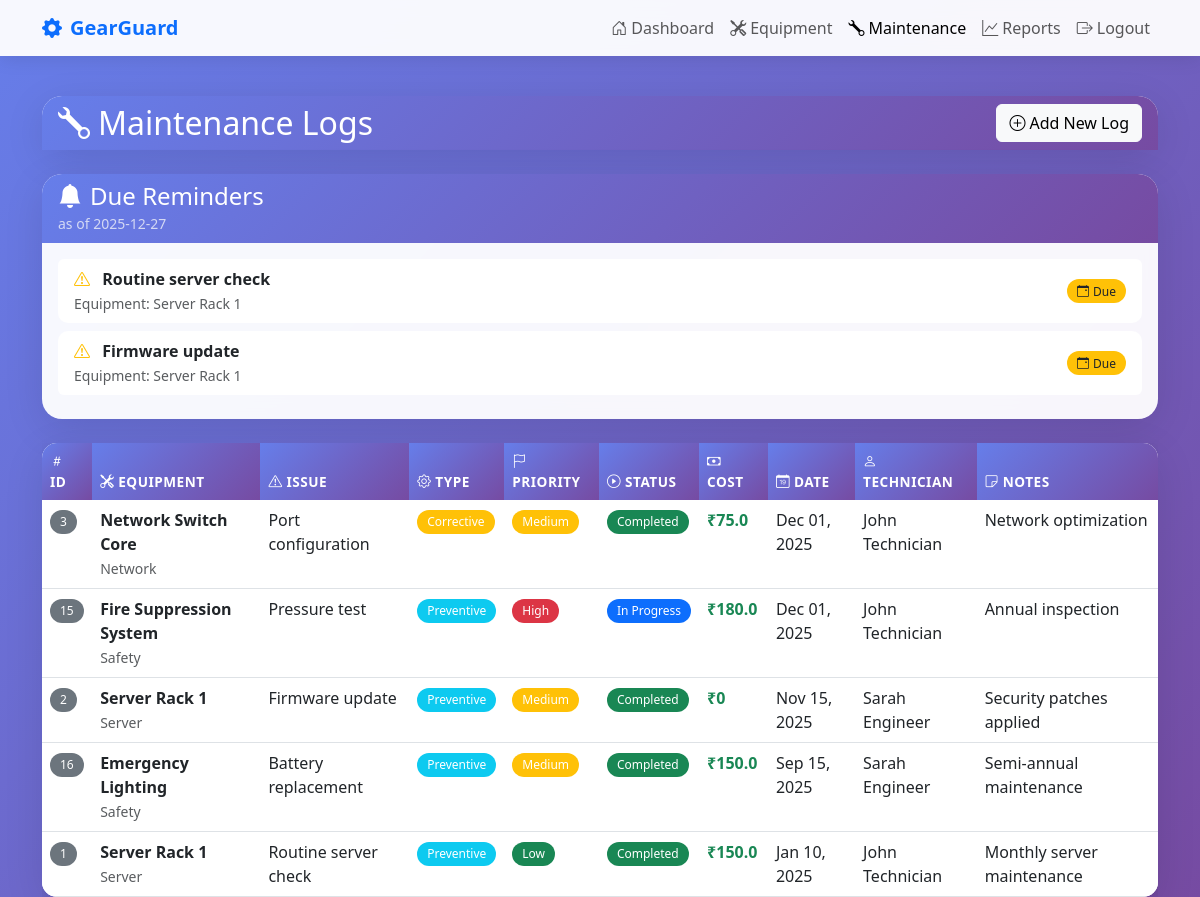
Screenshot of /maintenance (signed in) with the database file from the repository.
### models.py (models this page shows)
class MaintenanceLog(db.Model):
    id = db.Column(db.Integer, primary_key=True)
    equipment_id = db.Column(db.Integer, db.ForeignKey('equipment.id'), nullable=False)
    issue = db.Column(db.String(200), nullable=False)
    type = db.Column(db.String(50), nullable=False)  # Preventive, Corrective, Emergency
    priority = db.Column(db.String(20), nullable=False)  # Low, Medium, High, Critical
    status = db.Column(db.String(20), nullable=False)  # Pending, In Progress, Completed
    cost = db.Column(db.Float)
    date = db.Column(db.String(20))
    technician = db.Column(db.String(100))
    parts_replaced = db.Column(db.Text)
    remarks = db.Column(db.Text)
    notes = db.Column(db.Text)
    recurrence = db.Column(db.String(50))  # daily, weekly, monthly, custom
    next_due = db.Column(db.String(20))
    reminder_date = db.Column(db.String(20))

class Equipment(db.Model):
    id = db.Column(db.Integer, primary_key=True)
    user_id = db.Column(db.Integer, db.ForeignKey('user.id'), nullable=False)
    name = db.Column(db.String(100), nullable=False)
    model = db.Column(db.String(100))
    category = db.Column(db.String(50), nullable=False)
    purchase_date = db.Column(db.String(20))
    warranty = db.Column(db.String(50))
    location = db.Column(db.String(100))
    status = db.Column(db.String(20), default="Active")
    notes = db.Column(db.Text)
    logs = db.relationship('MaintenanceLog', backref='asset', lazy=True)
    metrics = db.relationship('Metric', backref='equipment', lazy=True)
    documents = db.relationship('Document', backref='equipment', lazy=True)

### app.py (the view)
@app.route('/maintenance')
@login_required
def maintenance_list():
    logs = MaintenanceLog.query.join(Equipment).filter(Equipment.user_id == session['user']).order_by(MaintenanceLog.date.desc()).all()
    today = datetime.today().strftime('%Y-%m-%d')
    due = MaintenanceLog.query.join(Equipment).filter(
        Equipment.user_id == session['user'],
        MaintenanceLog.next_due <= today,
        MaintenanceLog.status != 'completed'
    ).order_by(MaintenanceLog.next_due).all()
    for log in logs:
        if log.date:
            try:
                date_obj = datetime.strptime(log.date, '%Y-%m-%d')
                log.formatted_date = date_obj.strftime('%b %d, %Y')
            except (ValueError, AttributeError):
                log.formatted_date = log.date  # fallback to original
        else:
            log.formatted_date = 'N/A'
    for d in due:
        if d.date:
            try:
                date_obj = datetime.strptime(d.date, '%Y-%m-%d')
                d.formatted_date = date_obj.strftime('%b %d, %Y')
            except (ValueError, AttributeError):
                d.formatted_date = d.date
        else:
            d.formatted_date = 'N/A'
    return render_template('maintenance_list.html', logs=logs, due=due, today=today)

### app.py (called while the page is built)
def login_required(f):
    @wraps(f)
    def decorated_function(*args, **kwargs):
        if 'user' not in session:
            flash("Please login first!", "error")
            return redirect('/login')
        return f(*args, **kwargs)
    return decorated_function

### templates/maintenance_list.html (shortened to what this page needs)
<!DOCTYPE html>
<html lang="en">
<head>
    <link href="https://cdn.jsdelivr.net/npm/bootstrap@5.3.0/dist/css/bootstrap.min.css" rel="stylesheet">
    <link href="https://cdn.jsdelivr.net/npm/bootstrap-icons@1.10.0/font/bootstrap-icons.css" rel="stylesheet">
</head>
<body>
    <nav class="navbar navbar-expand-lg navbar-light fixed-top">
        <div class="container">
            <a class="navbar-brand fw-bold text-primary" href="/dashboard">
                <i class="bi bi-gear-fill me-2"></i>GearGuard
            </a>
            <div class="collapse navbar-collapse" id="navbarNav">
                <ul class="navbar-nav ms-auto">
                    <li class="nav-item">
                        <a class="nav-link" href="/dashboard"><i class="bi bi-house-door me-1"></i>Dashboard</a>
                    </li>
                    <li class="nav-item">
                        <a class="nav-link" href="/equipment"><i class="bi bi-tools me-1"></i>Equipment</a>
                    </li>
                    <li class="nav-item">
                        <a class="nav-link active" href="/maintenance"><i class="bi bi-wrench me-1"></i>Maintenance</a>
                    </li>
                    <li class="nav-item">
                        <a class="nav-link" href="/reports"><i class="bi bi-graph-up me-1"></i>Reports</a>
                    </li>
                    <li class="nav-item">
                        <a class="nav-link" href="/logout"><i class="bi bi-box-arrow-right me-1"></i>Logout</a>
                    </li>
                </ul>
            </div>
        </div>
    </nav>
    <div class="container mt-5 pt-5">
        <div class="row">
            <div class="col-12">
                <div class="card mb-4">
                    <div class="card-header d-flex justify-content-between align-items-center">
                        <h2 class="mb-0"><i class="bi bi-wrench me-2"></i>Maintenance Logs</h2>
                        <a href="/maintenance/add" class="btn btn-light">
                            <i class="bi bi-plus-circle me-1"></i>Add New Log
                        </a>
                    </div>
                </div>
                <div class="card mb-4">
                    <div class="card-header">
                        <h4 class="mb-0"><i class="bi bi-bell-fill me-2"></i>Due Reminders</h4>
                        <small class="text-light opacity-75">as of {{today}}</small>
                    </div>
                    <div class="card-body">
                        {% if due %}
                            <ul class="list-group">
                                {% for d in due %}
                                    <li class="list-group-item d-flex justify-content-between align-items-center">
                                        <div>
                                            <i class="bi bi-exclamation-triangle text-warning me-2"></i>
                                            <strong>{{d.issue}}</strong>
                                            <br>
                                            <small class="text-muted">Equipment: {{d.asset.name}}</small>
                                        </div>
                                        <span class="badge bg-warning text-dark">
                                            <i class="bi bi-calendar-event me-1"></i>Due
                                        </span>
                                    </li>
                                {% endfor %}
                            </ul>
                        {% else %}
                            <div class="text-center text-muted py-4">
                                <i class="bi bi-check-circle-fill text-success display-4"></i>
                                <p class="mt-2">No due reminders</p>
                            </div>
                        {% endif %}
                    </div>
                </div>
                <div class="card">
                    <div class="card-body p-0">
                        <div class="table-responsive">
                            <table class="table table-hover mb-0">
                                <thead>
                                    <tr>
                                        <th><i class="bi bi-hash me-1"></i>ID</th>
                                        <th><i class="bi bi-tools me-1"></i>Equipment</th>
                                        <th><i class="bi bi-exclamation-triangle me-1"></i>Issue</th>
                                        <th><i class="bi bi-gear me-1"></i>Type</th>
                                        <th><i class="bi bi-flag me-1"></i>Priority</th>
                                        <th><i class="bi bi-play-circle me-1"></i>Status</th>
                                        <th><i class="bi bi-cash me-1"></i>Cost</th>
                                        <th><i class="bi bi-calendar-date me-1"></i>Date</th>
                                        <th><i class="bi bi-person me-1"></i>Technician</th>
                                        <th><i class="bi bi-sticky me-1"></i>Notes</th>
                                    </tr>
                                </thead>
                                <tbody>
                                    {% for l in logs %}
                                    <tr>
                                        <td><span class="badge bg-secondary">{{l.id}}</span></td>
                                        <td>
                                            <strong>{{l.asset.name}}</strong>
                                            <br>
                                            <small class="text-muted">{{l.asset.category}}</small>
                                        </td>
                                        <td>{{l.issue}}</td>
                                        <td>
                                            <span class="badge bg-{{ 'info' if l.type == 'Preventive' else 'warning' if l.type == 'Corrective' else 'danger' }}">
                                                {{l.type}}
                                            </span>
                                        </td>
                                        <td>
                                            <span class="badge bg-{{ 'success' if l.priority == 'Low' else 'warning' if l.priority == 'Medium' else 'danger' if l.priority == 'High' else 'dark' }}">
                                                {{l.priority}}
                                            </span>
                                        </td>
                                        <td>
                                            <span class="badge bg-{{ 'secondary' if l.status == 'Pending' else 'primary' if l.status == 'In Progress' else 'success' }}">
                                                {{l.status}}
                                            </span>
                                        </td>
                                        <td>
                                            <strong class="text-success">₹{{l.cost or 0}}</strong>
                                        </td>
                                        <td>{{ l.formatted_date or 'N/A' }}</td>
                                        <td>{{l.technician or 'N/A'}}</td>
                                        <td>
                                            <span title="{{l.notes}}">{{l.notes[:30] if l.notes else 'N/A'}}{{'...' if l.notes and l.notes|length > 30 else ''}}</span>
                                        </td>
                                    </tr>
                                    {% endfor %}
                                </tbody>
                            </table>
                        </div>
                    </div>
                </div>
            </div>
        </div>
    </div>
</body>
</html>

### templates/maintenance_list.html (style rules this page uses)
body { background: linear-gradient(135deg, #667eea 0%, #764ba2 100%); min-height: 100vh; font-family: 'Segoe UI', Tahoma, Geneva, Verdana, sans-serif; }
.navbar { background: rgba(255, 255, 255, 0.95); backdrop-filter: blur(10px); box-shadow: 0 2px 20px rgba(0,0,0,0.1); }
.card { background: rgba(255, 255, 255, 0.95); backdrop-filter: blur(10px); border: none; border-radius: 20px; box-shadow: 0 10px 40px rgba(0,0,0,0.1); transition: transform 0.3s ease; }
.card-header { background: linear-gradient(135deg, #667eea 0%, #764ba2 100%); color: white; border-radius: 20px 20px 0 0 !important; border: none; }
.table { background: rgba(255, 255, 255, 0.95); backdrop-filter: blur(10px); border-radius: 15px; overflow: hidden; box-shadow: 0 5px 20px rgba(0,0,0,0.1); }
.table thead th { background: linear-gradient(135deg, #667eea 0%, #764ba2 100%); color: white; border: none; font-weight: 600; text-transform: uppercase; font-size: 0.85rem; letter-spacing: 0.5px; }
.table tbody tr { transition: all 0.3s ease; }
.badge { font-size: 0.75em; padding: 6px 10px; border-radius: 20px; font-weight: 500; }
.list-group-item { border: none; border-radius: 10px; margin-bottom: 8px; transition: all 0.3s ease; }

### rows the page displays
MaintenanceLog: issue "Routine server check", asset.name "Server Rack 1", id "1", asset.category "Server", type "Preventive", priority "Low", status "Completed", cost "150.0", date "Jan 10, 2025", technician "John Technician", notes "Monthly server maintenance"
MaintenanceLog: issue "Firmware update", asset.name "Server Rack 1", id "2", asset.category "Server", type "Preventive", priority "Medium", status "Completed", cost "0", date "Nov 15, 2025", technician "Sarah Engineer", notes "Security patches applied"
MaintenanceLog: id "3", asset.name "Network Switch Core", asset.category "Network", issue "Port configuration", type "Corrective", priority "Medium", status "Completed", cost "75.0", date "Dec 01, 2025", technician "John Technician", notes "Network optimization"
MaintenanceLog: id "15", asset.name "Fire Suppression System", asset.category "Safety", issue "Pressure test", type "Preventive", priority "High", status "In Progress", cost "180.0", date "Dec 01, 2025", technician "John Technician", notes "Annual inspection"
MaintenanceLog: id "16", asset.name "Emergency Lighting", asset.category "Safety", issue "Battery replacement", type "Preventive", priority "Medium", status "Completed", cost "150.0", date "Sep 15, 2025", technician "Sarah Engineer", notes "Semi-annual maintenance"

### other values shown
{{ today }} "2025-12-27"
